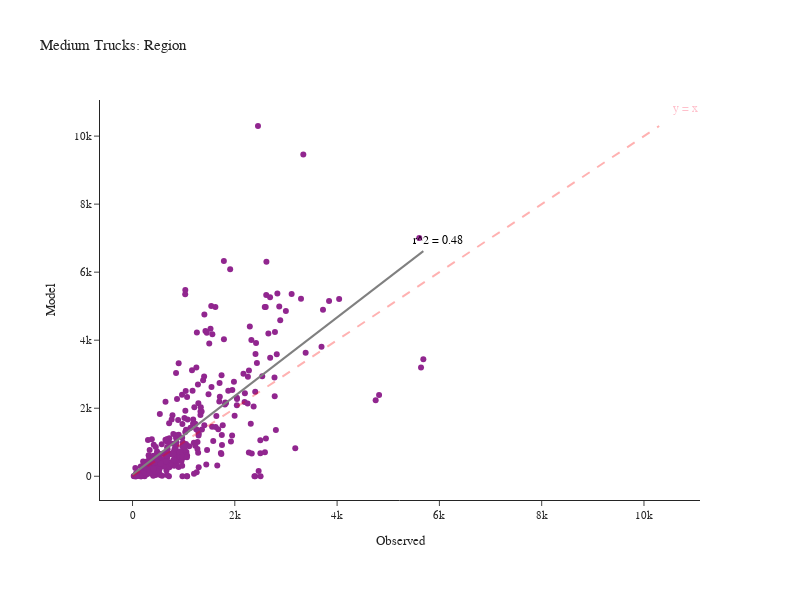

This figure's notebook cell:
### Code cell
fig = create_truck_chart(df_daily_med, 'Medium')
fig.show()

### Figure 1 — Plotly figure (JSON) as saved in the notebook; plotly's stock layout.template omitted (floating-point values rounded to 4 significant figures; data arrays with more than 128 entries replaced by an {"elided": "..."} marker saying what was removed)
{"data": [{"customdata": {"elided": "346x2 str values"}, "hovertemplate": "Observed=%{x}<br>Model=%{y}<br>location=%{customdata[0]}<br>County=%{customdata[1]}<extra></extra>", "legendgroup": "", "line": {"color": "Grey", "width": 2}, "marker": {"color": "#91268F", "symbol": "circle"}, "mode": "markers", "name": "", "orientation": "v", "showlegend": false, "type": "scatter", "x": {"elided": "346 int values"}, "xaxis": "x", "y": {"elided": "346 int values"}, "yaxis": "y"}, {"hovertemplate": "Observed=%{x}<br>Model=%{y}<extra></extra>", "legendgroup": "", "line": {"color": "Grey", "dash": "solid", "width": 2}, "marker": {"symbol": "circle"}, "mode": "lines", "name": "", "orientation": "v", "showlegend": false, "type": "scatter", "x": [0.0, 57.43, 114.9, 172.3, 229.7, 287.2, 344.6, 402.0, 459.5, 516.9, 574.3, 631.8, 689.2, 746.6, 804.1, 861.5, 918.9, 976.4, 1034.0, 1091.0, 1149.0, 1206.0, 1264.0, 1321.0, 1378.0, 1436.0, 1493.0, 1551.0, 1608.0, 1666.0, 1723.0, 1780.0, 1838.0, 1895.0, 1953.0, 2010.0, 2068.0, 2125.0, 2183.0, 2240.0, 2297.0, 2355.0, 2412.0, 2470.0, 2527.0, 2585.0, 2642.0, 2699.0, 2757.0, 2814.0, 2872.0, 2929.0, 2987.0, 3044.0, 3101.0, 3159.0, 3216.0, 3274.0, 3331.0, 3389.0, 3446.0, 3503.0, 3561.0, 3618.0, 3676.0, 3733.0, 3791.0, 3848.0, 3906.0, 3963.0, 4020.0, 4078.0, 4135.0, 4193.0, 4250.0, 4308.0, 4365.0, 4422.0, 4480.0, 4537.0, 4595.0, 4652.0, 4710.0, 4767.0, 4824.0, 4882.0, 4939.0, 4997.0, 5054.0, 5112.0, 5169.0, 5227.0, 5284.0, 5341.0, 5399.0, 5456.0, 5514.0, 5571.0, 5629.0, 5686.0], "xaxis": "x", "y": [46.85, 113.2, 179.6, 246.0, 312.4, 378.8, 445.2, 511.6, 578.0, 644.4, 710.8, 777.2, 843.6, 909.9, 976.3, 1043.0, 1109.0, 1176.0, 1242.0, 1308.0, 1375.0, 1441.0, 1507.0, 1574.0, 1640.0, 1707.0, 1773.0, 1839.0, 1906.0, 1972.0, 2039.0, 2105.0, 2171.0, 2238.0, 2304.0, 2371.0, 2437.0, 2503.0, 2570.0, 2636.0, 2703.0, 2769.0, 2835.0, 2902.0, 2968.0, 3034.0, 3101.0, 3167.0, 3234.0, 3300.0, 3366.0, 3433.0, 3499.0, 3566.0, 3632.0, 3698.0, 3765.0, 3831.0, 3898.0, 3964.0, 4030.0, 4097.0, 4163.0, 4230.0, 4296.0, 4362.0, 4429.0, 4495.0, 4561.0, 4628.0, 4694.0, 4761.0, 4827.0, 4893.0, 4960.0, 5026.0, 5093.0, 5159.0, 5225.0, 5292.0, 5358.0, 5425.0, 5491.0, 5557.0, 5624.0, 5690.0, 5757.0, 5823.0, 5889.0, 5956.0, 6022.0, 6089.0, 6155.0, 6221.0, 6288.0, 6354.0, 6420.0, 6487.0, 6553.0, 6620.0], "yaxis": "y"}], "layout": {"annotations": [{"align": "right", "font": {"color": "pink", "size": 12}, "showarrow": false, "text": "y = x", "x": 10810.0, "y": 10810.0}, {"align": "right", "font": {"color": "black", "size": 12}, "showarrow": false, "text": "r^2 = 0.48", "x": 5970.0, "y": 6951.0}], "height": 600, "legend": {"tracegroupgap": 0}, "margin": {"b": 100, "l": 100, "r": 100, "t": 100}, "shapes": [{"line": {"color": "Red", "dash": "dash", "width": 2}, "type": "line", "x0": 0, "x1": 10297, "y0": 0, "y1": 10297}], "title": {"text": "Medium Trucks: Region"}, "width": 800, "xaxis": {"anchor": "y", "domain": [0.0, 1.0], "title": {"text": "Observed"}}, "yaxis": {"anchor": "x", "domain": [0.0, 1.0], "title": {"text": "Model"}}}}
